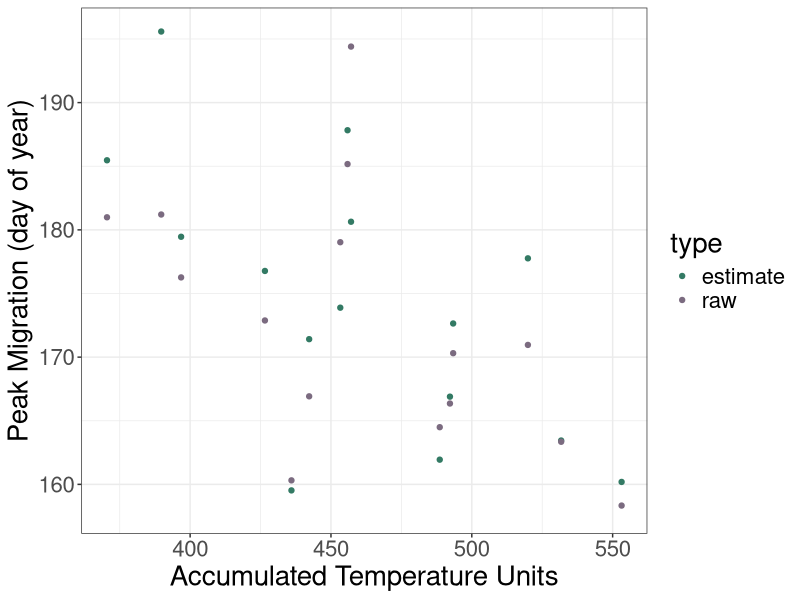
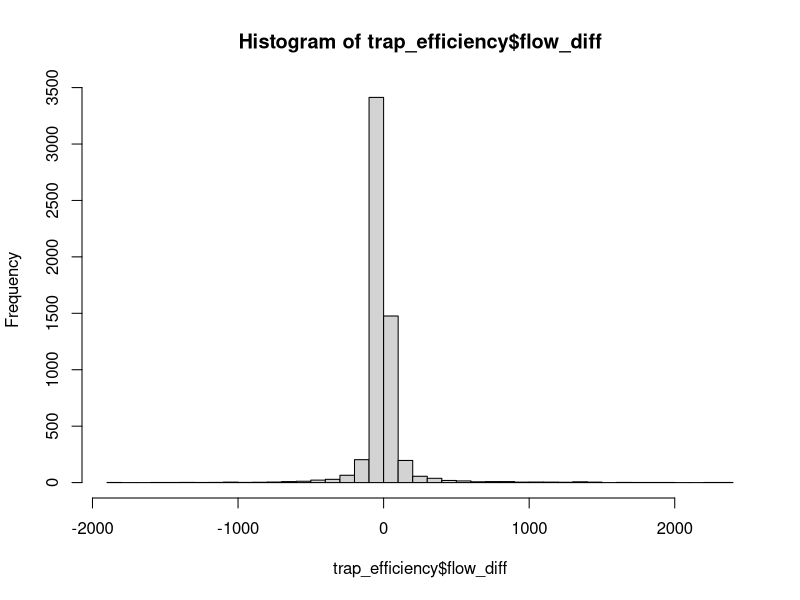
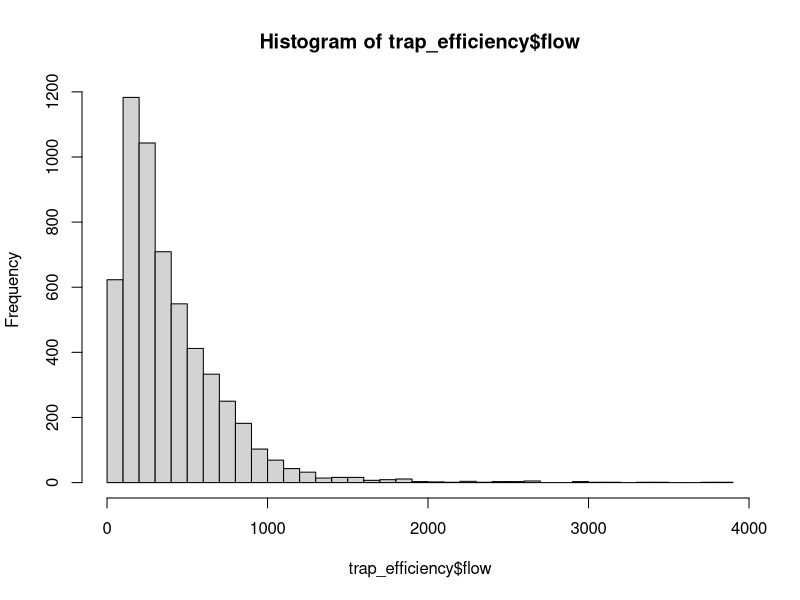
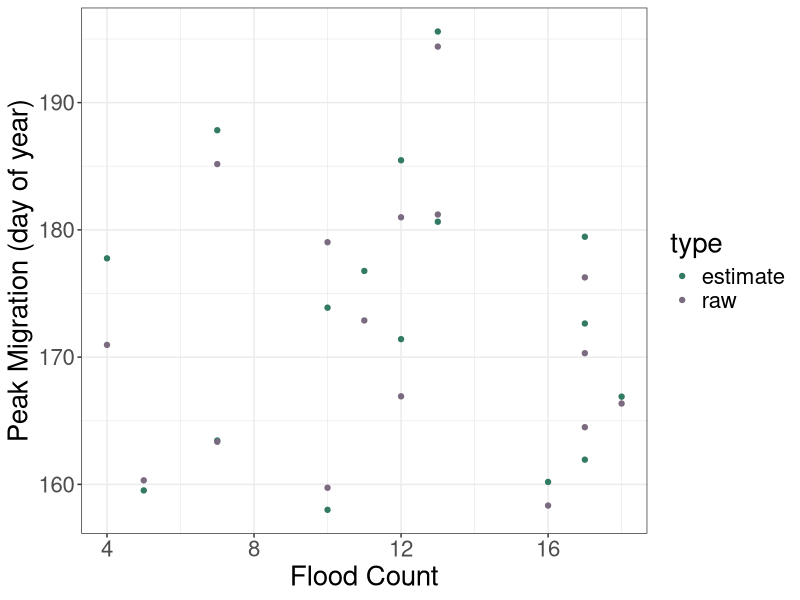
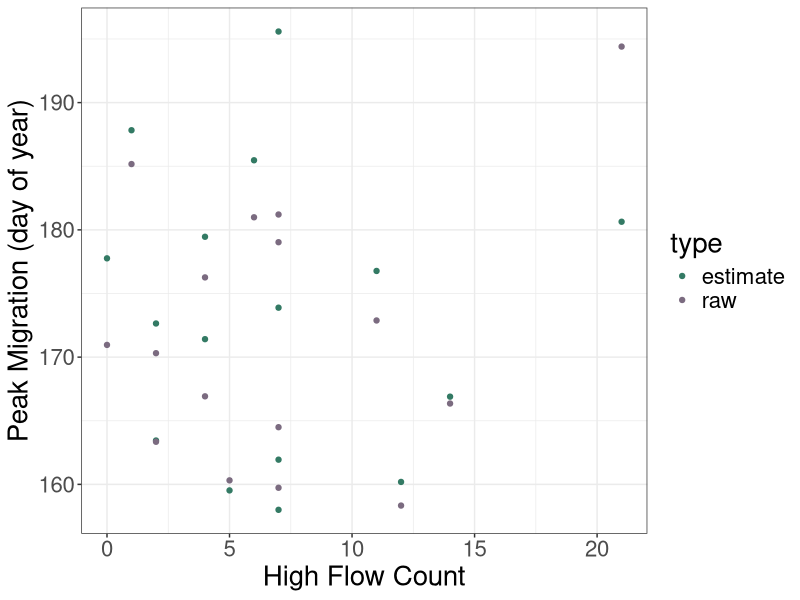
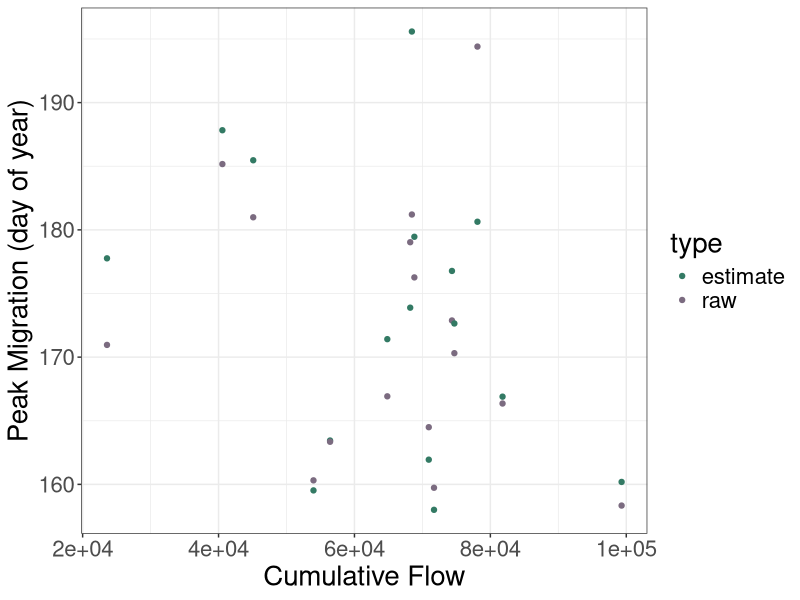
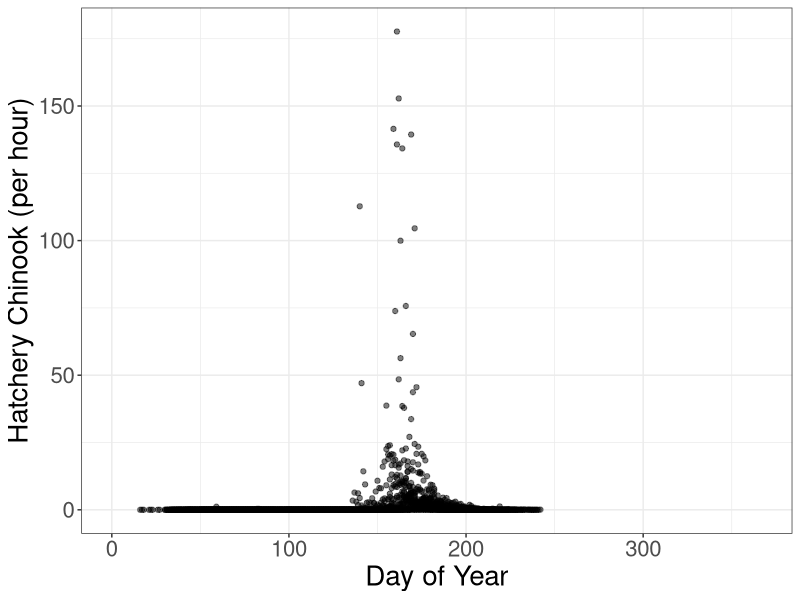

R code for these plots, in order:
#get peak migration doy from phenomix with trap efficiency data

#use env covaraites like atu at a particular day in regression model

#load packages
library(ggplot2)
library(tidyverse)
library(here)
library(dplyr)


#read means chinook0

means_chinook0 <- read.csv(here("data",
                                    "dungeness","means_chinook0.csv"),header=TRUE)

#read trap_efficiency data

trap_efficiency <- read.csv(here("data",
                                    "dungeness","dungeness_aggregated_w_trap_efficiency.csv"),header=TRUE)

#lets look at atu for doy = 150

#make subset of atu values at doy = 150

atu_150 <- trap_efficiency %>% 
  filter(doy == 150) %>% 
  select(atu_april,year)

#merge the atu file with means_chinook0 on year

means_chinook0_atu <- merge(means_chinook0, atu_150, by="year", all.x = TRUE)

#make ggplot scatter plot of atu and peak migration

ggplot(means_chinook0_atu, aes(x=atu_april, y=value, color = type)) +
  geom_point() +
  labs(x="Accumulated Temperature Units", y="Peak Migration (day of year)") +
  theme_bw() +
  theme(text = element_text(size=20))+
  scale_color_manual(values = c("#337a64", "#7b6b80"))

#calculating different flood metric

#plot histogram of flow_diff
hist(trap_efficiency$flow_diff,30)
hist(trap_efficiency$flow,30)
#let's say anything above 100 is a flood

#make a new column in trap_efficiency called flood_count which is count of flood days in a year

trap_efficiency <- trap_efficiency %>% 
  mutate(flood = ifelse(flow_diff > 100, 1, 0), high_flow = ifelse(flow > 1000, 1, 0))
#make column of cumulative sum of flood reset every year

trap_efficiency <- trap_efficiency %>% 
  group_by(year) %>% 
  mutate(flood_count = cumsum(ifelse(is.na(flood),0,flood)), 
         high_flow_count = cumsum(ifelse(is.na(high_flow),0,high_flow)),
         cum_flow = cumsum(ifelse(is.na(flow),0,flow)))

#merge dataframes with means_chinook0 by year

flow_150 <- trap_efficiency %>% 
  filter(doy == 150) %>% 
  select(flood_count, high_flow_count, cum_flow, year)

means_chinook0_flow <- merge(means_chinook0_atu, flow_150, by="year", all.x = TRUE)

#make ggplot scatter plot of flood count and peak migration

ggplot(means_chinook0_flow, aes(x=flood_count, y=value, color = type)) +
  geom_point() +
  labs(x="Flood Count", y="Peak Migration (day of year)") +
  theme_bw() +
  theme(text = element_text(size=20))+
  scale_color_manual(values = c("#337a64", "#7b6b80"))

#make ggplot scatter plot of high flow count and peak migration

ggplot(means_chinook0_flow, aes(x=high_flow_count, y=value, color = type)) +
  geom_point() +
  labs(x="High Flow Count", y="Peak Migration (day of year)") +
  theme_bw() +
  theme(text = element_text(size=20))+
  scale_color_manual(values = c("#337a64", "#7b6b80"))

#make ggplot scatter plot of cumulative flow and peak migration

ggplot(means_chinook0_flow, aes(x=cum_flow, y=value, color = type)) +
  geom_point() +
  labs(x="Cumulative Flow", y="Peak Migration (day of year)") +
  theme_bw() +
  theme(text = element_text(size=20))+
  scale_color_manual(values = c("#337a64", "#7b6b80"))

#ggplot of hatchery chinook with doy

ggplot(trap_efficiency, aes(y = chinook0_hatchery_perhour, x = doy)) +
  geom_point(alpha = 0.5) +
  labs(y="Hatchery Chinook (per hour)", x="Day of Year") +
  theme_bw() +
  theme(text = element_text(size=20))

